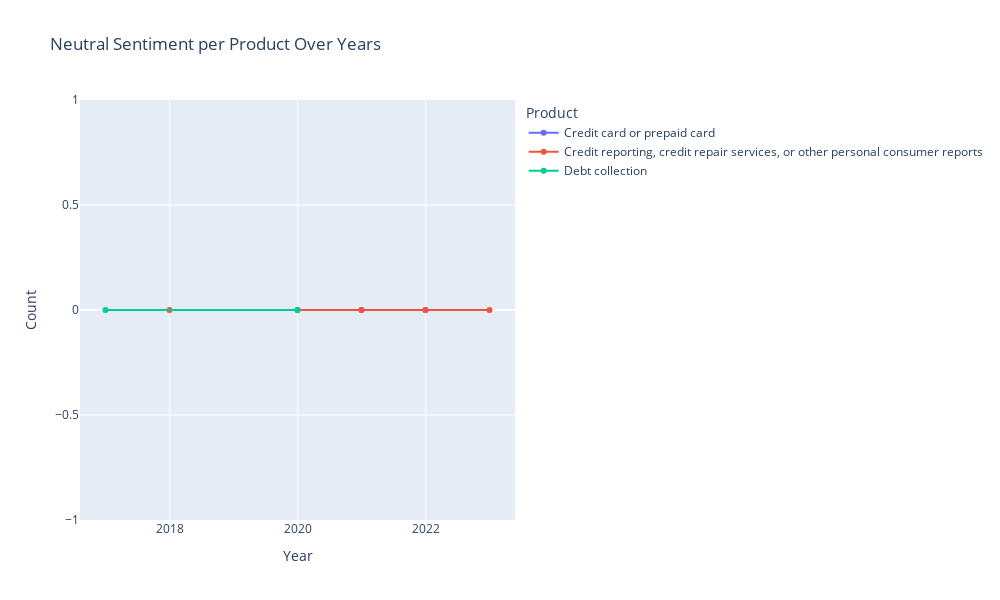

The notebook cell this image was saved under:
### Markdown cell above
<hr style='height:1px;border:none;background-color:#00233C;'>
<p style = 'font-size:18px;font-family:Arial;color:#00233c'><b>4.6 Neutral Sentiment per Product Over Years</b></p>

<p style="font-size:16px;font-family:Arial;color:#00233c">This graph tracks the neutral sentiment  associated with different products over time, offering valuable insights into evolving customer perceptions and pain points.</p>

### Code cell
viz_neg = result[result['Sentiment'] == 0]

viz_senti = viz_neg.select(['product','Sentiment', 'year']).groupby(['product', 'year']).agg(['sum']).to_pandas()

if viz_senti.shape[0] > 0:
    # Sorting the DataFrame by year for each product
    pd_df_sorted = viz_senti.sort_values(by=['product', 'year'])

    # Plotting using Plotly
    fig = px.line(pd_df_sorted, x='year', y='sum_Sentiment', color='product', markers=True, title='Neutral Sentiment per Product Over Years')
    fig.update_layout(xaxis_title='Year', yaxis_title='Count', legend_title='Product', width=1000, height=600)

    fig.show()
else:
    display_helper("""To cover all possible scenarios, we included positive, negative, and neutral categories in our analysis. 
    However, given that this dataset consists of complaints, it's expected that the model would rarely, if ever, encounter <b>neutral</b> responses.""")

### Figure 1 — Plotly figure (JSON) as saved in the notebook; plotly's stock layout.template omitted (floating-point values rounded to 4 significant figures)
{"data": [{"hovertemplate": "product=Credit card or prepaid card<br>year=%{x}<br>sum_Sentiment=%{y}<extra></extra>", "legendgroup": "Credit card or prepaid card", "line": {"color": "#636efa", "dash": "solid"}, "marker": {"symbol": "circle"}, "mode": "markers+lines", "name": "Credit card or prepaid card", "orientation": "v", "showlegend": true, "type": "scatter", "x": [2020, 2021, 2022], "xaxis": "x", "y": [0, 0, 0], "yaxis": "y"}, {"hovertemplate": "product=Credit reporting, credit repair services, or other personal consumer reports<br>year=%{x}<br>sum_Sentiment=%{y}<extra></extra>", "legendgroup": "Credit reporting, credit repair services, or other personal consumer reports", "line": {"color": "#EF553B", "dash": "solid"}, "marker": {"symbol": "circle"}, "mode": "markers+lines", "name": "Credit reporting, credit repair services, or other personal consumer reports", "orientation": "v", "showlegend": true, "type": "scatter", "x": [2018, 2021, 2022, 2023], "xaxis": "x", "y": [0, 0, 0, 0], "yaxis": "y"}, {"hovertemplate": "product=Debt collection<br>year=%{x}<br>sum_Sentiment=%{y}<extra></extra>", "legendgroup": "Debt collection", "line": {"color": "#00cc96", "dash": "solid"}, "marker": {"symbol": "circle"}, "mode": "markers+lines", "name": "Debt collection", "orientation": "v", "showlegend": true, "type": "scatter", "x": [2017, 2020], "xaxis": "x", "y": [0, 0], "yaxis": "y"}], "layout": {"height": 600, "legend": {"title": {"text": "Product"}, "tracegroupgap": 0}, "title": {"text": "Neutral Sentiment per Product Over Years"}, "width": 1000, "xaxis": {"anchor": "y", "autorange": true, "domain": [0, 1], "range": [2017.0, 2023.0], "title": {"text": "Year"}, "type": "linear"}, "yaxis": {"anchor": "x", "autorange": true, "domain": [0, 1], "range": [-1, 1], "title": {"text": "Count"}, "type": "linear"}}}
